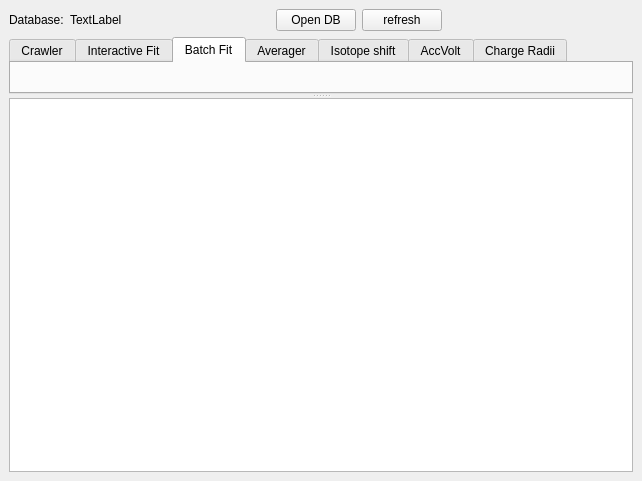
<?xml version="1.0" encoding="UTF-8"?>
<ui version="4.0">
 <class>MainWindow</class>
 <widget class="QMainWindow" name="MainWindow">
  <property name="geometry">
   <rect>
    <x>0</x>
    <y>0</y>
    <width>642</width>
    <height>481</height>
   </rect>
  </property>
  <property name="windowTitle">
   <string>MainWindow</string>
  </property>
  <widget class="QWidget" name="centralwidget">
   <layout class="QVBoxLayout" name="verticalLayout">
    <item>
     <layout class="QHBoxLayout" name="horizontalLayout">
      <item>
       <widget class="QLabel" name="label">
        <property name="text">
         <string>Database:</string>
        </property>
       </widget>
      </item>
      <item>
       <widget class="QLabel" name="oDbPath">
        <property name="sizePolicy">
         <sizepolicy hsizetype="Minimum" vsizetype="Preferred">
          <horstretch>0</horstretch>
          <verstretch>0</verstretch>
         </sizepolicy>
        </property>
        <property name="minimumSize">
         <size>
          <width>200</width>
          <height>0</height>
         </size>
        </property>
        <property name="text">
         <string>TextLabel</string>
        </property>
       </widget>
      </item>
      <item>
       <widget class="QPushButton" name="bOpenDb">
        <property name="text">
         <string>Open DB</string>
        </property>
       </widget>
      </item>
      <item>
       <widget class="QPushButton" name="pushButton_refresh">
        <property name="text">
         <string>refresh</string>
        </property>
       </widget>
      </item>
      <item>
       <spacer name="horizontalSpacer">
        <property name="orientation">
         <enum>Qt::Horizontal</enum>
        </property>
        <property name="sizeHint" stdset="0">
         <size>
          <width>40</width>
          <height>20</height>
         </size>
        </property>
       </spacer>
      </item>
     </layout>
    </item>
    <item>
     <widget class="QSplitter" name="splitter">
      <property name="orientation">
       <enum>Qt::Vertical</enum>
      </property>
      <widget class="QTabWidget" name="TabWidget">
       <property name="sizePolicy">
        <sizepolicy hsizetype="Maximum" vsizetype="Expanding">
         <horstretch>0</horstretch>
         <verstretch>0</verstretch>
        </sizepolicy>
       </property>
       <property name="minimumSize">
        <size>
         <width>400</width>
         <height>20</height>
        </size>
       </property>
       <property name="tabShape">
        <enum>QTabWidget::Rounded</enum>
       </property>
       <property name="currentIndex">
        <number>2</number>
       </property>
       <widget class="CrawlerUi" name="crawler">
        <attribute name="title">
         <string>Crawler</string>
        </attribute>
       </widget>
       <widget class="InteractiveFitUi" name="intfit">
        <attribute name="title">
         <string>Interactive Fit</string>
        </attribute>
       </widget>
       <widget class="BatchfitterUi" name="batchfit">
        <attribute name="title">
         <string>Batch Fit</string>
        </attribute>
       </widget>
       <widget class="AveragerUi" name="averager">
        <attribute name="title">
         <string>Averager</string>
        </attribute>
       </widget>
       <widget class="IsoshiftUi" name="isoshift">
        <attribute name="title">
         <string>Isotope shift</string>
        </attribute>
       </widget>
       <widget class="AccVoltUi" name="accVolt_tab">
        <attribute name="title">
         <string>AccVolt</string>
        </attribute>
       </widget>
       <widget class="KingFitUi" name="kingfit">
        <attribute name="title">
         <string>Charge Radii</string>
        </attribute>
       </widget>
      </widget>
      <widget class="QPlainTextEdit" name="oOut">
       <property name="plainText">
        <string/>
       </property>
       <property name="maximumBlockCount">
        <number>500</number>
       </property>
      </widget>
     </widget>
    </item>
   </layout>
  </widget>
  <widget class="QMenuBar" name="menubar">
   <property name="geometry">
    <rect>
     <x>0</x>
     <y>0</y>
     <width>642</width>
     <height>21</height>
    </rect>
   </property>
  </widget>
 </widget>
 <customwidgets>
  <customwidget>
   <class>CrawlerUi</class>
   <extends>QWidget</extends>
   <header>Gui.CrawlerUi</header>
   <container>1</container>
  </customwidget>
  <customwidget>
   <class>InteractiveFitUi</class>
   <extends>QWidget</extends>
   <header>Gui.InteractiveFitUi</header>
   <container>1</container>
  </customwidget>
  <customwidget>
   <class>AveragerUi</class>
   <extends>QWidget</extends>
   <header>Gui.AveragerUi</header>
   <container>1</container>
  </customwidget>
  <customwidget>
   <class>BatchfitterUi</class>
   <extends>QWidget</extends>
   <header>Gui.BatchfitterUi</header>
   <container>1</container>
  </customwidget>
  <customwidget>
   <class>AccVoltUi</class>
   <extends>QWidget</extends>
   <header>Gui.AccVoltUi</header>
   <container>1</container>
  </customwidget>
  <customwidget>
   <class>IsoshiftUi</class>
   <extends>QWidget</extends>
   <header>Gui.IsoshiftUi</header>
   <container>1</container>
  </customwidget>
  <customwidget>
   <class>KingFitUi</class>
   <extends>QWidget</extends>
   <header location="global">Gui.KingFitUi</header>
   <container>1</container>
  </customwidget>
 </customwidgets>
 <resources/>
 <connections/>
</ui>
